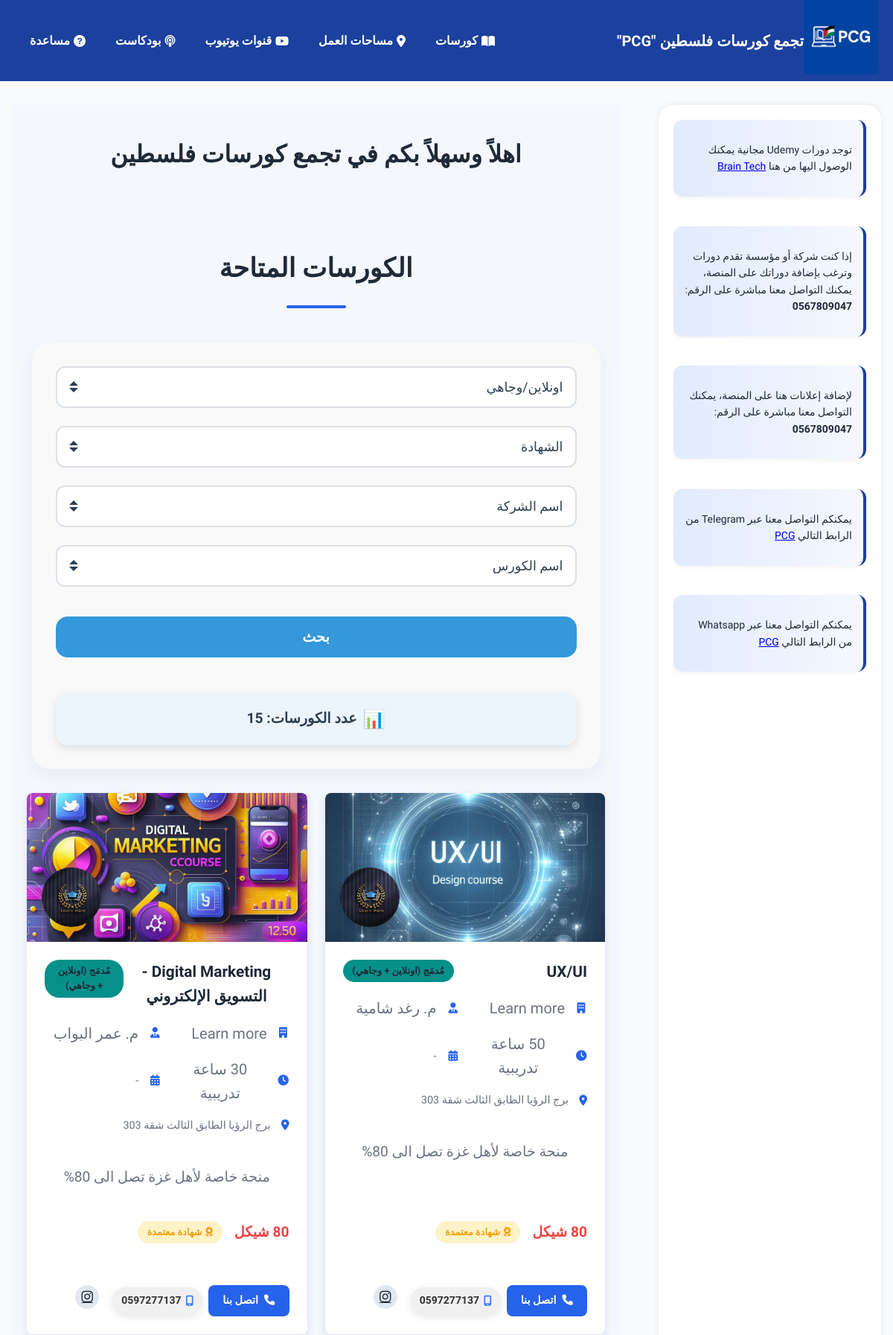
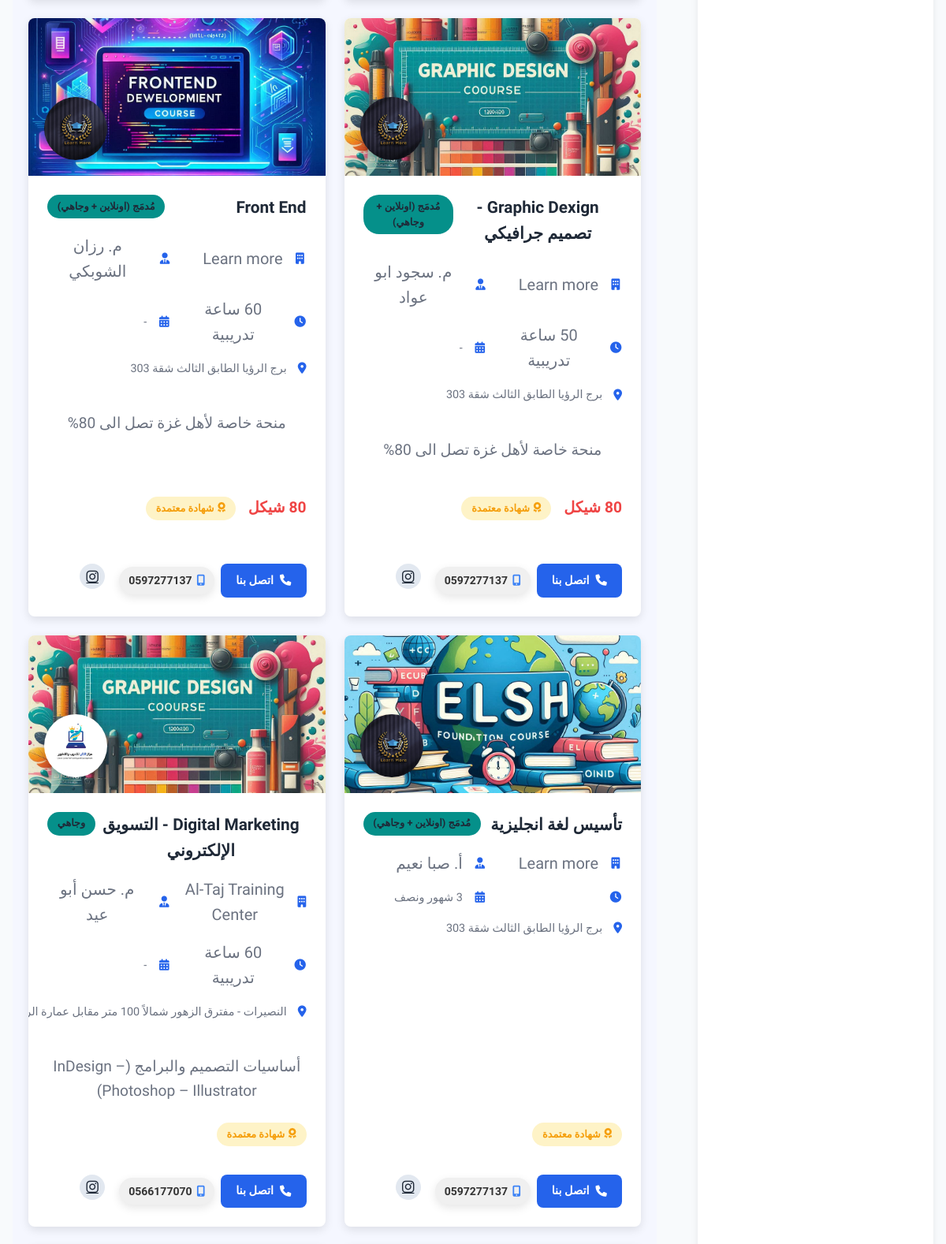
Screenshot of /courses (upper part) with the database file from the repository (2 pictures, top to bottom).
### tables this page shows
CREATE TABLE "courses" (
	"course_id"	INTEGER,
	"arabic_name_course"	TEXT,
	"english_name_course"	TEXT,
	"arabic_name_company"	TEXT,
	"english_name_company"	TEXT,
	"course_hour"	INTEGER,
	"price"	INTEGER,
	"course_duration"	TEXT,
	"trainer_name"	TEXT,
	"phone_number"	INTEGER,
	"online/in-person"	TEXT,
	"company_address"	TEXT,
	"more_course_details"	TEXT,
	"Certificate"	TEXT,
	"course_image"	TEXT,
	"company_logo"	TEXT,
	"social_media_website1"	TEXT,
	"social_media_website2"	TEXT,
	"social_media_website3"	TEXT,
	"social_media_website4"	TEXT,
	PRIMARY KEY("course_id")
);

### app.py (the view)
@app.route("/courses", methods=["GET"])
def courses():
    db = get_db()
    mode = request.args.get("mode")
    certificate = request.args.get("certificate")
    company = request.args.get("company")
    course = request.args.get("course")
    query = "SELECT * FROM courses WHERE 1=1"
    params = []
    if mode:
        query += " AND `online/in-person` = ?"
        params.append(mode)
    if certificate:
        query += " AND `certificate` = ?"
        params.append(certificate)
    if company:
        query += " AND english_name_company = ?"
        params.append(company)
    if course:
        query += " AND english_name_course = ?"
        params.append(course)
    cursor = db.execute(query, params)
    courses = cursor.fetchall()
    companies = db.execute("SELECT DISTINCT english_name_company FROM courses").fetchall()
    courses_name = db.execute("SELECT DISTINCT english_name_course FROM courses").fetchall()
    certificate = db.execute("SELECT DISTINCT certificate FROM courses").fetchall()
    onlineOrInperson = db.execute("SELECT DISTINCT `online/in-person` FROM courses").fetchall()
    result_count = len(courses)
    return render_template(
        "courses.html",
        custom_css="courses",
        courses=courses,
        companies=companies,
        courses_name=courses_name,
        certificate=certificate,
        result_count=result_count,
        onlineOrInperson=onlineOrInperson
    )

### app.py (called while the page is built)
def get_db():
    if 'db' not in g:
        g.db = sqlite3.connect("pcg.db")
        g.db.row_factory = sqlite3.Row
    return g.db

### templates/courses.html (shortened to what this page needs)
{% extends "layout.html" %}
{% block body %}
<section class="courses-section" dir="rtl">
    <div class="header-container">
            <div>
                <h1 class="section-title" data-aos="fade-up" data-aos-delay="300">الكورسات المتاحة</h1>
                <div class="filter-container">
                    <form method="GET" action="/courses" class="filter-form">
                        <div class="filter-group-horizontal">
                            <select name="mode" class="filter-select">
                                <option disabled selected>اونلاين/وجاهي</option>
                            </select>
                        </div>
                        <div class="filter-group-horizontal">
                            <select name="certificate" class="filter-select">
                                <option disabled selected>الشهادة</option>
                            </select>
                        </div>
                        <div class="filter-group-horizontal">
                            <select name="company" class="filter-select">
                                <option disabled selected>اسم الشركة</option>
                            </select>
                        </div>
                        <div class="filter-group-horizontal">
                            <select name="course" class="filter-select">
                                <option disabled selected>اسم الكورس</option>
                            </select>
                        </div>
                        <button type="submit" class="filter-button">بحث</button>
                        <div class="results-count-box">
                            {% if result_count > 0 %}
                                <span class="results-icon">📊</span>
                                <span class="results-text">عدد الكورسات: {{ result_count }}</span>
                            {% else %}
                                <span class="results-text no-results">لا توجد كورسات مطابقة لخيارات البحث الحالية.</span>
                            {% endif %}
                        </div>
                </form>
            </div>
            <div class="row">
                {% for course in courses %}
                <div class="col-md-4 mb-4" >
                    <div class="course-card" data-aos="fade-up">
                        <div class="course-media">
                            <img src="{{ url_for('static', filename='/courses/' + course['course_image']) }}" class="course-image" alt="{{ course['english_name_course'] }}">
                            <div class="company-logo-container">
                                <img src="{{ url_for('static', filename='/company/' + course['company_logo']) }}" class="company-logo" alt="{{ course['english_name_company'] }}">
                            </div>
                        </div>
                        <div class="course-details">
                            <div class="course-header">
                                <h2 class="course-title">{{ course['english_name_course'] }}</h2>
                                <span class="course-type">{{ course['online/in-person'] }}</span>
                            </div>
                            <div class="course-meta">
                                <div class="meta-item">
                                    <i class="fas fa-building"></i>
                                    <span class="course-documint">{{ course['english_name_company'] }}</span>
                                </div>
                                <div class="meta-item">
                                    <i class="fas fa-user-tie"></i>
                                    {% if course['trainer_name'] %}
                                        <span class="course-documint">{{ course['trainer_name'] }}</span>
                                    {% endif %}
                                </div>
                                <div class="meta-item">
                                    <i class="fas fa-clock"></i>
                                    {% if course['course_hour'] %}
                                        <span class="course-documint">{{ course['course_hour'] }} ساعة تدريبية</span>
                                    {% endif %}
                                </div>
                                <div class="meta-item">
                                    <i class="fas fa-calendar-alt"></i>
                                    <span>{{ course['course_duration'] }}</span>
                                </div>
                                <div class="meta-item">
                                    <i class="fas fa-map-marker-alt"></i>
                                    <span class="company_address">{{ course['company_address'] }}</span>
                                </div>
                            </div>
                            {% if course['more_course_details'] %}
                                <p class="course-description">{{ course['more_course_details'] }}</p>
                            {% endif %}
                            <div class="course-footer">
                                <div class="price-certificate">
                                    {% if course['price'] %}
                                    <span class="course-price">
                                        <p>{{ course['price'] }} شيكل</p>
                                    </span>
                                    {% endif %}
                                    {% if course['certificate'] %}
                                    <span class="certificate-badge">
                                        <i class="fas fa-award"></i> شهادة معتمدة
                                    </span>
                                    {% endif %}
                                </div>
                                <div class="course-actions">
                                    <div class="contact-wrapper">
                                        <div class="contact-wrapper">
                                            <a href="tel:0{{ course['phone_number'] }}" class="contact-btn">
                                                <i class="fas fa-phone"></i> اتصل بنا
                                            </a>
                                            <div class="phone-bubble">
                                                <i class="fas fa-mobile-alt"></i> 0{{ course['phone_number'] }}
                                            </div>
                                        </div>
                                        <div class="social-links">
                                            {% if course['social_media_website3'] %}
                                            <a href="{{ course['social_media_website3'] }}" target="_blank"><i class="fab fa-instagram"></i></a>
                                            {% endif %}
                                        </div>
                                    </div>
                                </div>
                            </div>
                        </div>
                    </div>
                </div>
                {% endfor %}
            </div>
        </div>
    </div>
</section>
{% endblock %}

### templates/layout.html (shortened to what this page needs)
<!DOCTYPE html>
<html lang="ar" dir="rtl">
<head>
    <link rel="stylesheet" href="{{ url_for('static', filename='css/style.css') }}">
    <link rel="stylesheet" href="https://cdnjs.cloudflare.com/ajax/libs/font-awesome/6.5.0/css/all.min.css">
    <link rel="stylesheet" href="{{ url_for('static', filename= 'css/' + custom_css + '.css') }}">
    <link rel="stylesheet" href="https://cdnjs.cloudflare.com/ajax/libs/font-awesome/6.0.0/css/all.min.css">
    <link href="https://unpkg.com/aos@2.3.4/dist/aos.css" rel="stylesheet">
    <link rel="stylesheet" href="https://cdnjs.cloudflare.com/ajax/libs/font-awesome/6.5.0/css/all.min.css">
</head>
<body>
    <header>
        <nav>
            <div class="logo">
                <a href="/">
                    <img src="{{ url_for('static', filename='images/logo.png') }}" alt="PCG Logo" style="height: 100px;">
                </a>
                <a href="/" class="logo-text">تجمع كورسات فلسطين "PCG"</a>
            </div>
            <div class="nav-links" id="navLinks">
                <a href="/courses" ><i class="fas fa-book-open"></i>كورسات </a>
                <a href="/spaces" ><i class="fas fa-location-dot"></i>مساحات العمل </a>
                <a href="/youtube_channels" ><i class="fa-brands fa-youtube"></i>قنوات يوتيوب</a>
                <a href="/podcast" ><i class="fas fa-podcast"></i>بودكاست</a>
                <a href="/help" ><i class="fas fa-circle-question"></i>مساعدة </a>
            </div>
        </nav>
        <div class="container">
            <div class="main-content">
                <h1 class="fade-in">اهلاً وسهلاً بكم في تجمع كورسات فلسطين</h1>
                {% block body %}
                {% endblock %}
            </div>
            <div class="right-sidebar">
                <div class="ads" data-aos="zoom-in">
                    <p>توجد دورات Udemy مجانية يمكنك الوصول اليها من هنا <a href="https://linktr.ee/brain_tech_1542024" target="_blank">Brain Tech</a></p>
                </div>
                <div class="ads" data-aos="zoom-in">
                    <p>إذا كنت شركة أو مؤسسة تقدم دورات وترغب بإضافة دوراتك على المنصة، يمكنك التواصل معنا مباشرة على الرقم: <b>0567809047</b></p>
                </div>
                <div class="ads" data-aos="zoom-in">
                    <p>لإضافة إعلانات هنا على المنصة، يمكنك التواصل معنا مباشرة على الرقم: <b>0567809047</b></p>
                </div>
                <div class="ads" data-aos="zoom-in">
                    <p>يمكنكم التواصل معنا عبر Telegram من الرابط التالي <a href="https://t.me/pcg752025" target="_blank">PCG</a></p>
                </div>
                <div class="ads" data-aos="zoom-in">
                    <p>يمكنكم التواصل معنا عبر Whatsapp من الرابط التالي <a href="https://wa.me/qr/HFPA6WK4ANDLP1" target="_blank">PCG</a></p>
                </div>
            </div>
        </div>
    </header>
</body>
</html>

### static/css/style.css (style rules this page uses)
body { direction: rtl; text-align: right; font-family: 'Tajawal', 'Cairo', sans-serif; }
nav { background-color: #1C409E; color: white; display: flex; align-items: center; justify-content: space-between; padding: 0px 20px; flex-wrap: wrap; }
.logo { display: flex; align-items: center; color: white; font-size: 20px; font-weight: bold; }
.logo .logo-text { text-decoration: none; color: white; }
.nav-links { display: flex; gap: 20px; }
.nav-links a { color: white; text-decoration: none; font-weight: bold; display: flex; align-items: center; margin-left: 20px; position: relative; }
.nav-links a i { margin-left: 5px; margin-right: 0; }
.social-links a { margin: 0 10px; font-size: 24px; color: #555; }
.container { text-align: center; display: flex; flex-direction: row-reverse; gap: 30px; padding: 20px; }
.main-content { flex: 3; padding: 20px; background-color: #f5f7ff; }
.right-sidebar { width: 250px; background-color: #ffffff; padding: 20px; margin-left: 20px; box-shadow: 0 0 10px rgba(0, 0, 0, 0.08); border-radius: 20px; position:static; top: 80px; flex: 1; min-width: 250px; position: static; display: flex; flex-direction: column; gap: 20px; min-height: 300px; }
.ads { background: linear-gradient(to right, #e2eaff, #f5f8ff); padding: 15px; margin-bottom: 20px; text-align: right; font-size: 14px; border-right: 4px solid #1C409E; border-left: none; border-radius: 12px; box-shadow: 0 2px 5px rgba(0, 0, 0, 0.05); transition: transform 0.2s ease, box-shadow 0.2s ease; }
.nav-links a::after { position: absolute; bottom: -25px; left: 50%; transform: translateX(-50%); background-color: #fff; color: #333; padding: 4px 8px; border-radius: 5px; font-size: 12px; white-space: nowrap; opacity: 0; pointer-events: none; transition: opacity 0.2s; box-shadow: 0 0 5px rgba(0,0,0,0.1); }
.nav-links a { transition: background-color 0.3s, transform 0.3s; }
.fade-in { opacity: 0; animation: fadeIn ease-in 1s forwards; }
.logo img { transition: transform 0.3s ease; }

### rows the page displays
courses: course_image+english_name_course (picture), company_logo (picture), english_name_course "UX/UI", course "مُدمَج (اونلاين + وجاهي)", english_name_company "Learn more", trainer_name "م. رغد شامية", course_duration "-", company_address "برج الرؤيا الطابق الثالث شقة 303", more_course_details "منحة خاصة لأهل غزة تصل الى 80%", Certificate "شهادة معتمدة", phone_number "597277137"
courses: course_image (picture), company_logo (picture), english_name_course "Digital Marketing - التسويق الإلكتروني", course "مُدمَج (اونلاين + وجاهي)", english_name_company "Learn more", trainer_name "م. عمر البواب", course_duration "-", company_address "برج الرؤيا الطابق الثالث شقة 303", more_course_details "منحة خاصة لأهل غزة تصل الى 80%", Certificate "شهادة معتمدة", phone_number "597277137"
courses: course_image (picture), company_logo (picture), english_name_course "Graphic Dexign - تصميم جرافيكي", course "مُدمَج (اونلاين + وجاهي)", english_name_company "Learn more", trainer_name "م. سجود ابو عواد", course_duration "-", company_address "برج الرؤيا الطابق الثالث شقة 303", more_course_details "منحة خاصة لأهل غزة تصل الى 80%", Certificate "شهادة معتمدة", phone_number "597277137"
courses: course_image (picture), company_logo (picture), english_name_course "Front End", course "مُدمَج (اونلاين + وجاهي)", english_name_company "Learn more", trainer_name "م. رزان الشوبكي", course_duration "-", company_address "برج الرؤيا الطابق الثالث شقة 303", more_course_details "منحة خاصة لأهل غزة تصل الى 80%", Certificate "شهادة معتمدة", phone_number "597277137"
courses: course_image (picture), company_logo (picture), english_name_course "تأسيس لغة انجليزية", course "مُدمَج (اونلاين + وجاهي)", english_name_company "Learn more", trainer_name "أ. صبا نعيم", course_duration "3 شهور ونصف", company_address "برج الرؤيا الطابق الثالث شقة 303", Certificate "شهادة معتمدة", phone_number "597277137"
courses: course_image (picture), company_logo (picture), english_name_course "Digital Marketing - التسويق الإلكتروني", course "وجاهي", english_name_company "Al-Taj Training Center", trainer_name "م. حسن أبو عيد", course_duration "-", company_address "النصيرات - مفترق الزهور شمالاً 100 متر مقابل عمارة…", more_course_details "أساسيات التصميم والبرامج (InDesign – Photoshop – Illustrator)", Certificate "شهادة معتمدة", phone_number "566177070"

### other values shown
{{ result_count }} "15"
